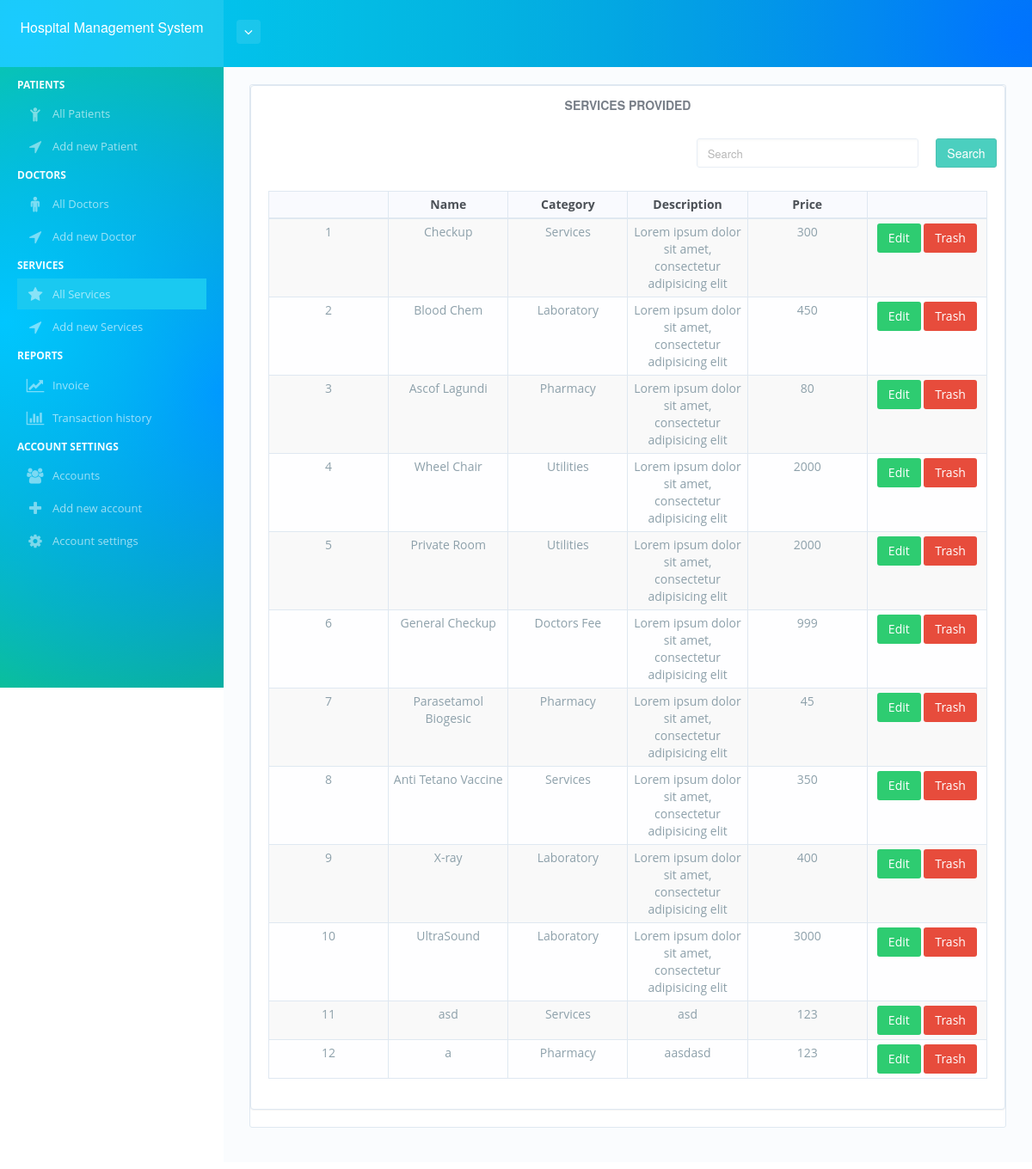
/services.php?5 (signed in), run on the app's committed database.
### tables this page shows
CREATE TABLE `services` (
  `services_id` int(11) NOT NULL PRIMARY KEY AUTO_INCREMENT,
  `name` varchar(225) NOT NULL,
  `category` varchar(225) NOT NULL,
  `description` varchar(225) NOT NULL,
  `price` varchar(225) NOT NULL,
  `status` varchar(225) NOT NULL
);

### php/database.php (called while the page is built, shortened)
<?php
$conn = mysqli_connect("localhost","root","arunaritu","combine2");
$s = "SELECT * FROM ";
$w = " WHERE ";
function fetch($sql){
	global $conn;
	$q = $conn->query($sql);
	$n = mysqli_num_rows($q);
	$rs=array();
	if($n<=0){
		return 0;
	} else {
		while($r = mysqli_fetch_object($q)){
			$rs[] = $r;
		} return $rs;
	}
}

### services.php (the view, shortened to what this page needs)
<?php
    require_once 'bones/a_assets.php';
    require_once 'bones/a_header.php';
?>
<div id="page-content-wrapper">
    <div id="page-content">
        <div class="container">
            <div class="row">
                <div class="col-md-12">
                    <div class="dashboard-box dashboard-box-chart bg-white content-box">
                        <div class="panel">
                            <div class="panel-body">
                                <h1 class="title-hero">
                                    <div class="col-sm-12">
                                        <b>Services Provided</b>
                                    </div><br><br><br>
                                    <div class="col-sm-7"></div>
                                    <form action="services.php?5" method="post">
                                        <div class="col-sm-4">
                                            <input type="text" class="form-control" name="search" placeholder="Search" required>
                                        </div>
                                        <div class="col-sm-1">
                                            <button name="search_services" class="btn btn-primary">Search</button>
                                        </div><br><br><br>
                                    </form>
                                </h1>
                                <div class="example-box-wrapper">
                                    <table class="table table-bordered table-striped table-condensed">
                                        <thead>
                                            <tr>
                                                <th style="text-align:center;"></th>
                                                <th style="text-align:center;">Name</th>
                                                <th style="text-align:center;">Category</th>
                                                <th style="text-align:center;">Description</th>
                                                <th style="text-align:center;">Price</th>
                                                <th style="text-align:center;"></th>
                                            </tr>
                                        </thead>
                                        <tbody>
                                            <?php
                                                if(isset($_POST['search_services'])){
                                                    $search = filters('search');
                                                    $services = fetch("$s services $w status='1' and
                                                        name like '%$search%' or
                                                        category like '%$search%' or
                                                        description like '%$search%' or
                                                        price like '%$search%'
                                                    ");
                                                    if($services<=0){
                                                        echo "<tr><td colspan='6' style='text-align:center; width:100%;'>No Results Found !</td></tr>";
                                                    } else {
                                                        foreach ($services as $s) {
                                                            echo "<tr>
                                                                    <td style='text-align:center; width:14.28%;'>$s->services_id</td>
                                                                    <td style='text-align:center; width:14.28%;'>$s->name</td>
                                                                    <td style='text-align:center; width:14.28%;'>$s->category</td>
                                                                    <td style='text-align:center; width:14.28%;'>$s->description</td>
                                                                    <td style='text-align:center; width:14.28%;'>$s->price</td>
                                                                    <td style='text-align:center; width:14.28%;'>
                                                                        <a href='edit_services.php?5&services_id=$s->services_id' class='btn btn-success'>Edit</a>
                                                                        <form action='services.php?5' method='post' style='display:inline;'>
                                                                            <input type='hidden' name='services_id' value='$s->services_id'>
                                                                            <button name='archive_services' class='btn btn-danger'>Trash</button>
                                                                        </form>
                                                                    </td>
                                                                  </tr> ";
                                                        }
                                                    }
                                                } else {
                                                    $services = fetch("$s services $w status='1'");
                                                    if($services<=0){
                                                        echo "<tr><td colspan='6' style='text-align:center; width:100%;'>No Services yet !</td></tr>";
                                                    } else {
                                                        foreach ($services as $s) {
                                                            echo "<tr>
                                                                    <td style='text-align:center; width:14.28%;'>$s->services_id</td>
                                                                    <td style='text-align:center; width:14.28%;'>$s->name</td>
                                                                    <td style='text-align:center; width:14.28%;'>$s->category</td>
                                                                    <td style='text-align:center; width:14.28%;'>$s->description</td>
                                                                    <td style='text-align:center; width:14.28%;'>$s->price</td>
                                                                    <td style='text-align:center; width:14.28%;'>
                                                                        <a href='edit_services.php?5&services_id=$s->services_id' class='btn btn-success'>Edit</a>
                                                                        <form action='services.php?5' method='post' style='display:inline;'>
                                                                            <input type='hidden' name='services_id' value='$s->services_id'>
                                                                            <button name='archive_services' class='btn btn-danger'>Trash</button>
                                                                        </form>
                                                                    </td>
                                                                  </tr> ";
                                                        }
                                                    }
                                                }
                                            ?>
                                        </tbody>
                                    </table>
                                </div>
                            </div>
                        </div>
                    </div>
                </div>
            </div>
        </div>
    </div>
</div>
<?php require_once "bones/a_footer.php"; ?>

### data on the page
services: services_id "1", name "Checkup", category "Services", description "Lorem ipsum dolor sit amet, consectetur adipisicing elit", price "300"
services: services_id "2", name "Blood Chem", category "Laboratory", description "Lorem ipsum dolor sit amet, consectetur adipisicing elit", price "450"
services: services_id "3", name "Ascof Lagundi", category "Pharmacy", description "Lorem ipsum dolor sit amet, consectetur adipisicing elit", price "80"
services: services_id "4", name "Wheel Chair", category "Utilities", description "Lorem ipsum dolor sit amet, consectetur adipisicing elit", price "2000"
services: services_id "5", name "Private Room", category "Utilities", description "Lorem ipsum dolor sit amet, consectetur adipisicing elit", price "2000"
services: services_id "6", name "General Checkup", category "Doctors Fee", description "Lorem ipsum dolor sit amet, consectetur adipisicing elit", price "999"
services: services_id "7", name "Parasetamol Biogesic", category "Pharmacy", description "Lorem ipsum dolor sit amet, consectetur adipisicing elit", price "45"
services: services_id "8", name "Anti Tetano Vaccine", category "Services", description "Lorem ipsum dolor sit amet, consectetur adipisicing elit", price "350"
services: services_id "9", name "X-ray", category "Laboratory", description "Lorem ipsum dolor sit amet, consectetur adipisicing elit", price "400"
services: services_id "10", name "UltraSound", category "Laboratory", description "Lorem ipsum dolor sit amet, consectetur adipisicing elit", price "3000"
services: services_id "11", name "asd", category "Services", description "asd", price "123"
services: services_id "12", name "a", category "Pharmacy", description "aasdasd", price "123"
